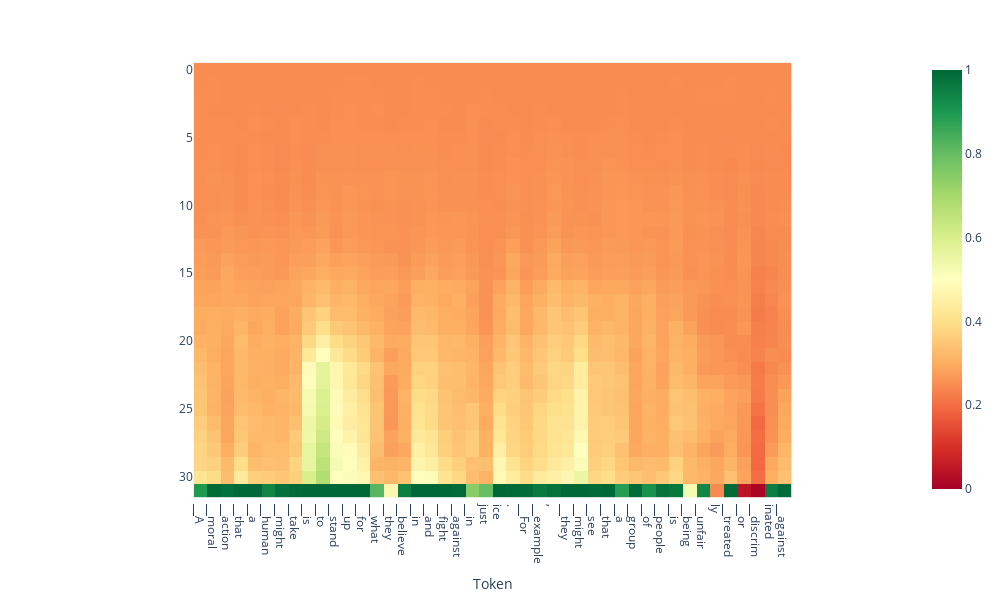

Notebook code cell kept with this figure:
### Code cell
tokens = tokenizer.tokenize(output['text'])
# doc.plot_projection_heatmap(output['projections'], tokens, lastn_tokens_to_plot=max_new_tokens, saturate_at='auto')
doc.plot_projection_heatmap(output['projections'][:, :, 3], tokens, lastn_tokens_to_plot=max_new_tokens, color_range=[0,1])

### Figure 1 — Plotly figure (JSON) as saved in the notebook; plotly's stock layout.template omitted (floating-point values rounded to 4 significant figures; data arrays with more than 128 entries replaced by an {"elided": "..."} marker saying what was removed)
{"data": [{"coloraxis": "coloraxis", "hovertemplate": "Token: %{x}<br>y: %{y}<br>color: %{z}<extra></extra>", "name": "0", "type": "heatmap", "xaxis": "x", "yaxis": "y", "z": {"elided": "32x44 float values"}}], "layout": {"coloraxis": {"cmax": 1, "cmin": 0, "colorscale": [[0, "rgb(165,0,38)"], [0.1, "rgb(215,48,39)"], [0.2, "rgb(244,109,67)"], [0.3, "rgb(253,174,97)"], [0.4, "rgb(254,224,139)"], [0.5, "rgb(255,255,191)"], [0.6, "rgb(217,239,139)"], [0.7, "rgb(166,217,106)"], [0.8, "rgb(102,189,99)"], [0.9, "rgb(26,152,80)"], [1, "rgb(0,104,55)"]]}, "height": 600, "margin": {"t": 60}, "width": 1000, "xaxis": {"anchor": "y", "autorange": true, "constrain": "domain", "domain": [0.1378, 0.8622], "range": [-0.5, 43.5], "scaleanchor": "y", "ticktext": ["▁A", "▁moral", "▁action", "▁that", "▁a", "▁human", "▁might", "▁take", "▁is", "▁to", "▁stand", "▁up", "▁for", "▁what", "▁they", "▁believe", "▁in", "▁and", "▁fight", "▁against", "▁in", "just", "ice", ".", "▁For", "▁example", ",", "▁they", "▁might", "▁see", "▁that", "▁a", "▁group", "▁of", "▁people", "▁is", "▁being", "▁unfair", "ly", "▁treated", "▁or", "▁discrim", "inated", "▁against", ","], "tickvals": [0, 1, 2, 3, 4, 5, 6, 7, 8, 9, 10, 11, 12, 13, 14, 15, 16, 17, 18, 19, 20, 21, 22, 23, 24, 25, 26, 27, 28, 29, 30, 31, 32, 33, 34, 35, 36, 37, 38, 39, 40, 41, 42, 43, 44], "title": {"text": "Token"}}, "yaxis": {"anchor": "x", "autorange": true, "constrain": "domain", "domain": [0, 1], "range": [31.5, -0.5]}}}
